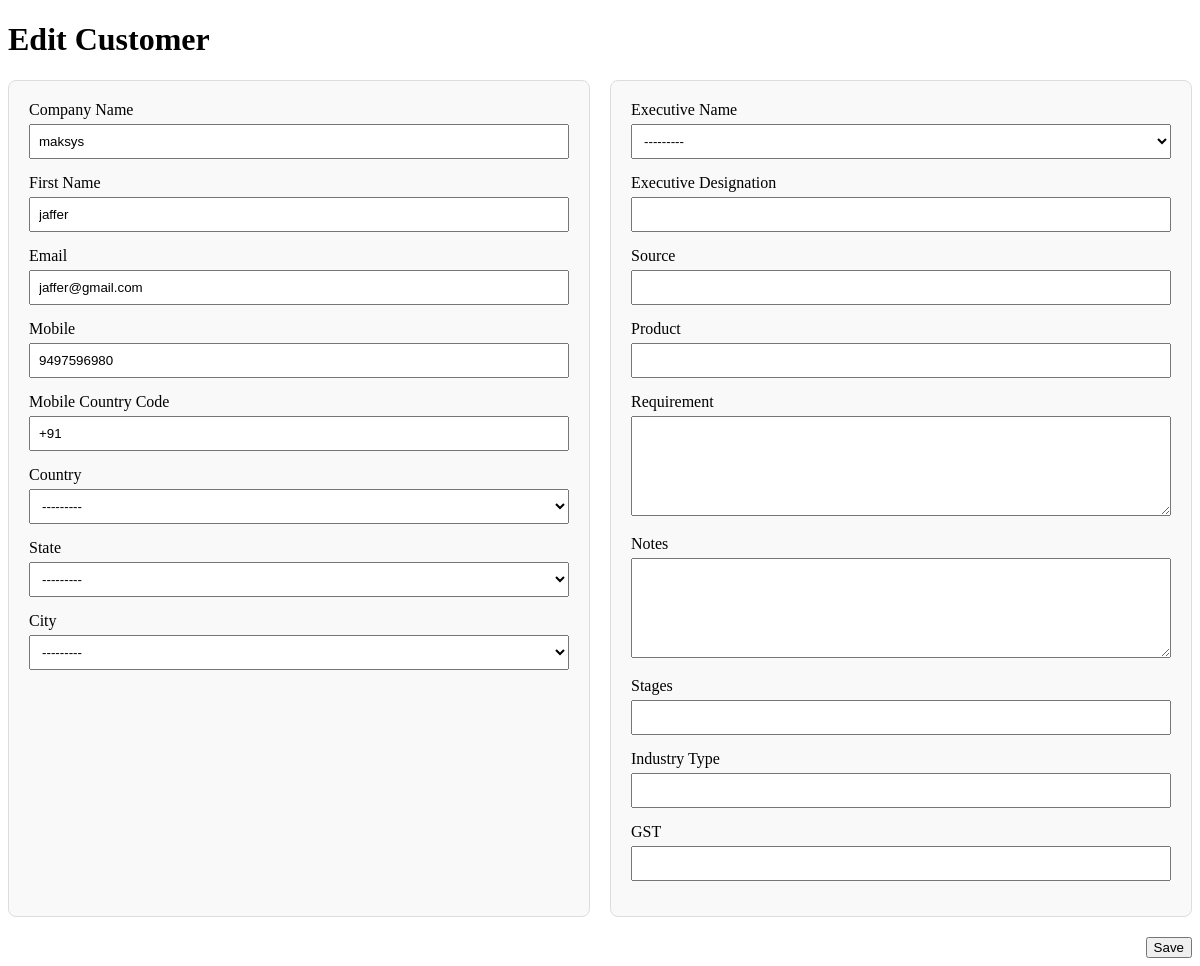
/customer/1/change, run on the app's committed database.
### customer/models.py (models this page shows, shortened)
class Customer(models.Model):
    company_name = models.CharField(max_length=100)
    first_name = models.CharField(max_length=100)
    email = models.CharField(max_length=100, blank=True, null=True)
    mobile = models.CharField(max_length=20)
    mobile_country_code = models.CharField(max_length=20)
    country = models.ForeignKey(Country, on_delete=models.CASCADE, blank=True, null=True)
    state = models.ForeignKey(State, on_delete=models.CASCADE, blank=True, null=True)
    city = models.ForeignKey(City, on_delete=models.CASCADE, blank=True, null=True)
    executive_name = models.ForeignKey(get_user_model(), on_delete=models.CASCADE, blank=True, null=True, related_name='executive_customers')  # Added related_name
    exe_designation = models.CharField(max_length=40, blank=True, null=True)
    source = models.CharField(max_length=40, blank=True, null=True)
    product = models.CharField(max_length=40, blank=True, null=True)
    requirement = models.TextField(blank=True, null=True)
    notes = models.TextField(blank=True, null=True)
    stages = models.CharField(max_length=40, blank=True, null=True)
    industry_type = models.CharField(max_length=40, blank=True, null=True)
    gst = models.CharField(max_length=40, blank=True, null=True)
    client_code = models.CharField(max_length=4, unique=True, blank=True, null=True)
    author = models.ForeignKey(get_user_model(), on_delete=models.CASCADE, blank=True, null=True)

### customer/views.py (the view, shortened to what this page needs)
# urls.py: path('customer/<int:pk>/change', cviews.CustomerEditView.as_view(), name='customer_edit'),
class CustomerEditView(UpdateView):
        model=Customer
        form_class=CustomerChangeForm
        template_name="customer-edit.html"
        success_url=reverse_lazy("clist")

### customer/forms.py
class CustomerChangeForm(forms.ModelForm):
    class Meta:
        model = Customer
        fields = '__all__'

### accounts/models.py (called while the page is built)
    def __str__(self):
        return self.email

### customer/templates/customer-edit.html (shortened to what this page needs)
<!DOCTYPE html>
<html lang="en">
<head>
</head>
<body>
    <h1>Edit Customer</h1>
    <form method="post">
        <div class="container">
            <div class="card">
                <div class="form-group">
                    <label for="id_company_name">Company Name</label>
                    {{ form.company_name }}
                </div>
                <div class="form-group">
                    <label for="id_first_name">First Name</label>
                    {{ form.first_name }}
                </div>
                <div class="form-group">
                    <label for="id_email">Email</label>
                    {{ form.email }}
                </div>
                <div class="form-group">
                    <label for="id_mobile">Mobile</label>
                    {{ form.mobile }}
                </div>
                <div class="form-group">
                    <label for="id_mobile_country_code">Mobile Country Code</label>
                    {{ form.mobile_country_code }}
                </div>
                <div class="form-group">
                    <label for="id_country">Country</label>
                    {{ form.country }}
                </div>
                <div class="form-group">
                    <label for="id_state">State</label>
                    {{ form.state }}
                </div>
                <div class="form-group">
                    <label for="id_city">City</label>
                    {{ form.city }}
                </div>
            </div>
            <div class="card">
                <div class="form-group">
                    <label for="id_executive_name">Executive Name</label>
                    {{ form.executive_name }}
                </div>
                <div class="form-group">
                    <label for="id_exe_designation">Executive Designation</label>
                    {{ form.exe_designation }}
                </div>
                <div class="form-group">
                    <label for="id_source">Source</label>
                    {{ form.source }}
                </div>
                <div class="form-group">
                    <label for="id_product">Product</label>
                    {{ form.product }}
                </div>
                <div class="form-group">
                    <label for="id_requirement">Requirement</label>
                    {{ form.requirement }}
                </div>
                <div class="form-group">
                    <label for="id_notes">Notes</label>
                    {{ form.notes }}
                </div>
                <div class="form-group">
                    <label for="id_stages">Stages</label>
                    {{ form.stages }}
                </div>
                <div class="form-group">
                    <label for="id_industry_type">Industry Type</label>
                    {{ form.industry_type }}
                </div>
                <div class="form-group">
                    <label for="id_gst">GST</label>
                    {{ form.gst }}
                </div>
            </div>
        </div>
        <div class="form-actions">
            <button type="submit">Save</button>
        </div>
    </form>
</body>
</html>

### customer/templates/customer-edit.html (style rules this page uses)
.container { display: flex; flex-wrap: wrap; gap: 20px; }
.card { background: #f9f9f9; border: 1px solid #ddd; border-radius: 8px; padding: 20px; flex: 1; min-width: 300px; }
.form-group { margin-bottom: 15px; }
.form-group label { display: block; margin-bottom: 5px; }
.form-group input, .form-group select, .form-group textarea { width: 100%; padding: 8px; box-sizing: border-box; }
.form-group textarea { height: 100px; }
.form-actions { margin-top: 20px; text-align: right; }

### data on the page
Customer: company_name "maksys", first_name "jaffer", email "jaffer@gmail.com", mobile "9497596980", mobile_country_code "+91", country "---------", state "---------", city "---------", executive_name "---------"
